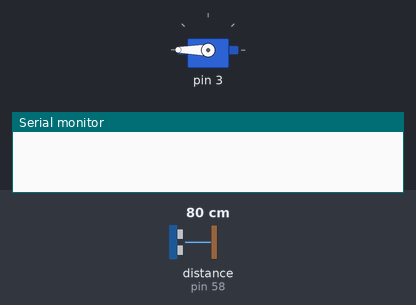
A sketch run on a simulated Arduino Mega 2560, built with avr-gcc and run on an emulated ATmega2560. Parts: servo, the last lines printed to the serial monitor. Wiring (inferred from the names in the program): ultrasonic range finder: trigger pin 59; echo pin 58. The test bench sets the inputs (shaded band); at power-on: distance to the obstacle (sensor on pin 58) 80 cm. The echo pulse lasts 58.3 µs per cm.

Above: at 0.45 s.
At 1.0 s:
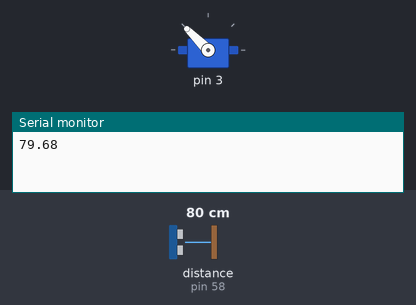
At 1.55 s:
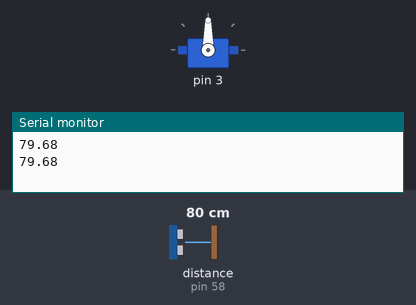
At 2.65 s:
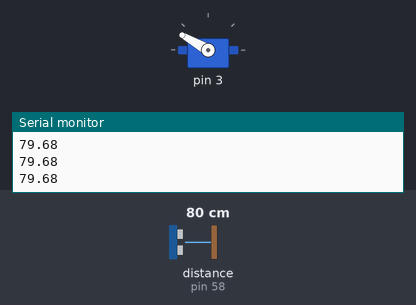
Timing chart, 0 to 8.0 s (numbered marks = the images above):
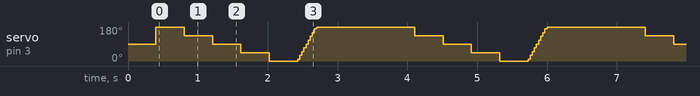

The sketch:

servo-controlling-ultrasonic-sensor.ino
```cpp
#include <Arduino.h>
#include <Servo.h>
#include "UltraSonic.h"
#include "ServoDirection.h"

#define TRIGGER_PIN PIN_A5
#define ECHO_PIN PIN_A4

UltraSonic *Sonar;
ServoDirection *HeadDir;

void setup() {
    Serial.begin(9600);
    while(!Serial); // wait until serial is ready
    Sonar = new UltraSonic(TRIGGER_PIN, ECHO_PIN);
    HeadDir = new ServoDirection(3);
}

void loop() {
    HeadDir->Left();
    Serial.println(Sonar->GetDistanceCentimeters());
    HeadDir->HalfLeft();
    Serial.println(Sonar->GetDistanceCentimeters());
    HeadDir->Front();
    Serial.println(Sonar->GetDistanceCentimeters());
    HeadDir->HalfRight();
    Serial.println(Sonar->GetDistanceCentimeters());
    HeadDir->Right();
    Serial.println(Sonar->GetDistanceCentimeters());
    HeadDir->SetDelayMilliSeconds(15);
    while (HeadDir->AddDegreeLeft(10));
    HeadDir->ResetDelay();
    delay(1000);
}
```

Measured:
- by itself, servo on pin 3: repeats every 3.3 s: 135° 0.41 s, 90° 0.41 s, 45° 0.41 s, 0° 0.41 s, 10° 0.03 s, 30° 0.03 s, 50° 0.03 s, 70° 0.03 s, 90° 0.03 s, 110° 0.03 s, 130° 0.03 s, 150° 0.03 s, 170° 0.03 s, 180° 1.4 s
